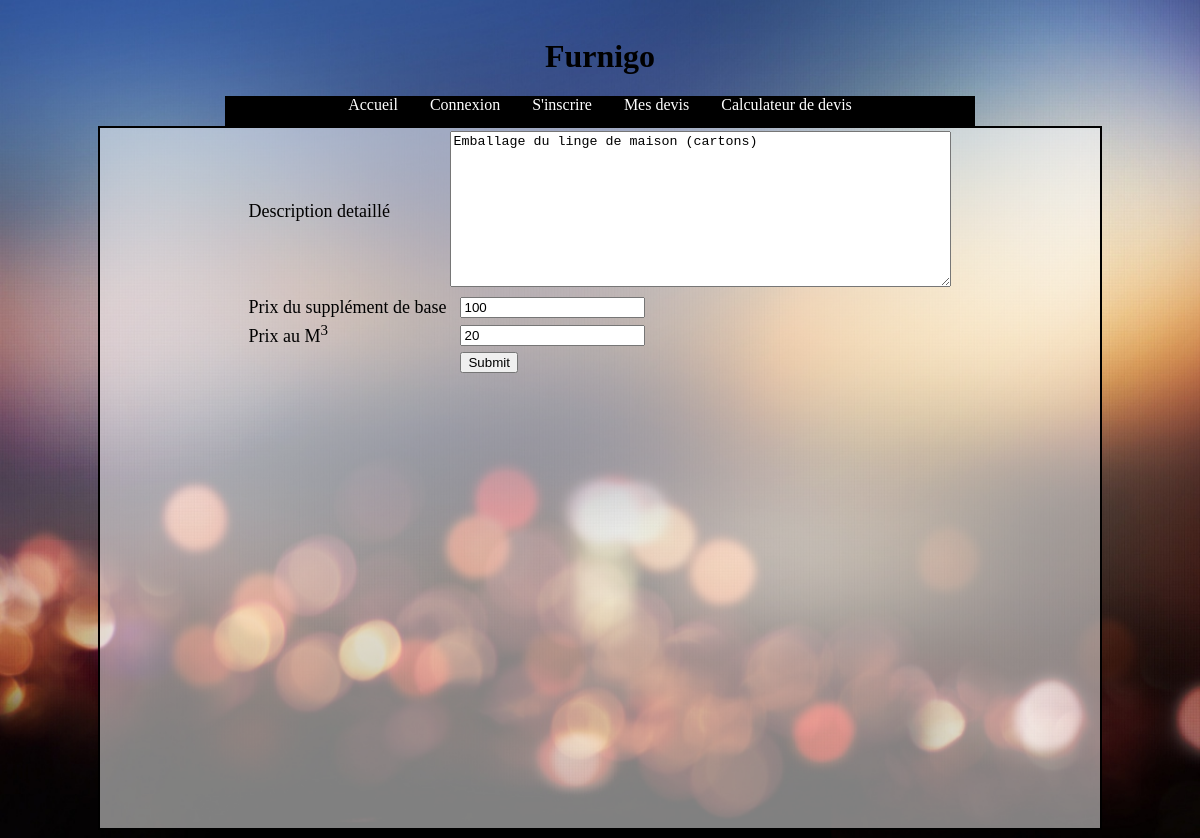
Page /Furnigo/modifieroption.php?id=2 on the earlier database version.
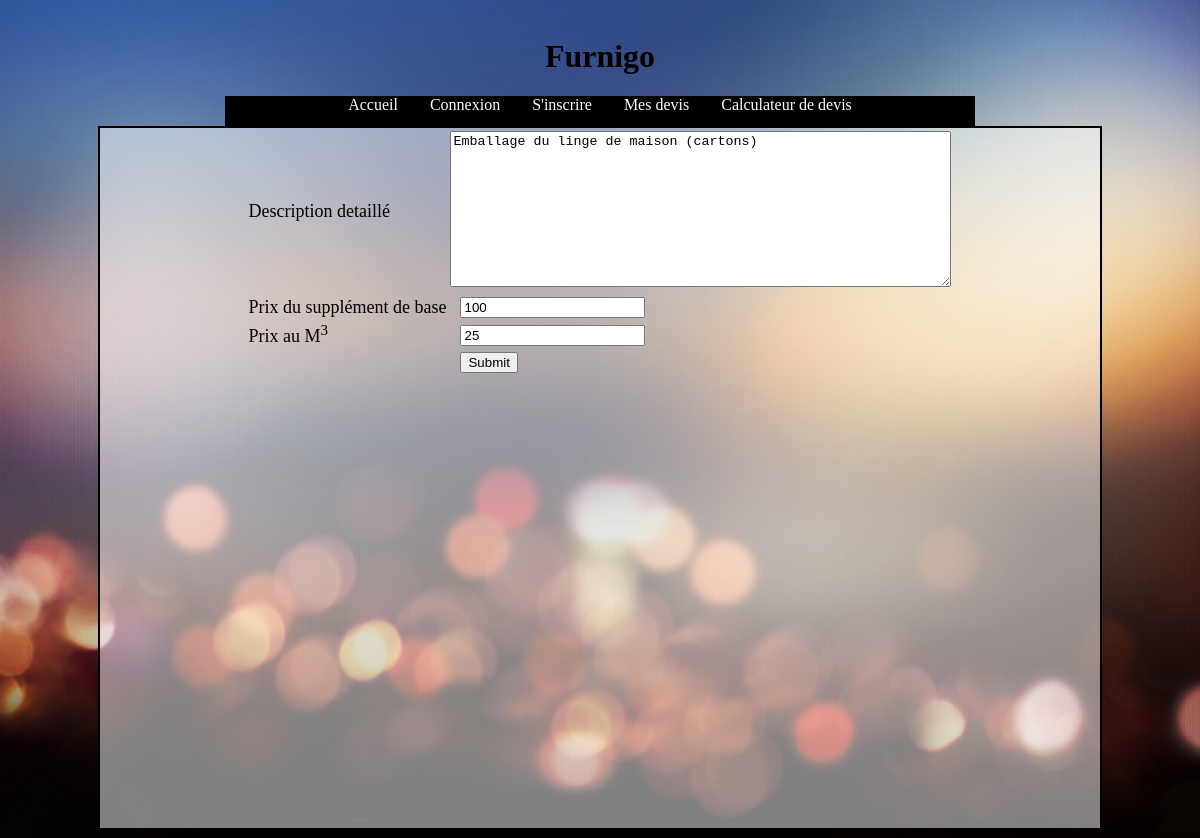
Same page on the later database version.
### tables this page shows
CREATE TABLE IF NOT EXISTS `t_options` (
  `idOption` int(11) NOT NULL AUTO_INCREMENT,
  `DescriptionDetaillee` text NOT NULL,
  `PrixSupplementDeBase` float NOT NULL,
  `PrixAuM3` float NOT NULL,
  PRIMARY KEY (`idOption`)
);

### Furnigo/quotation.php (called while the page is built, shortened)
<?php
function GetOptionById($idOption) {
    $db = connectdb();
    $sql = $db->prepare("SELECT * FROM t_options WHERE idOption = :idOption");
    $sql->bindParam(":idOption", $idOption, PDO::PARAM_INT);
    if ($sql->execute()) {
        return $sql->fetchAll(PDO::FETCH_ASSOC);
    } else {
        return false;
    }
}

### Furnigo/modifieroption.php (the view, shortened to what this page needs)
<?php
require_once 'quotation.php';
$option = GetOptionById($_GET['id']);
?>
<!DOCTYPE html>
<html>
    <head>
        <link rel="stylesheet" type="text/css" href="css/style.css">
    </head>
    <body>
    <center>
        <div id="title"><h1>Furnigo</h1></div>
        <nav>
            <ul>
                <li><a href="index.php">Accueil</a></li>
                <li><a href="connexion.php">Connexion</a></li>
                <li><a href="inscription.php">S'inscrire</a></li>
                <li><a href="devis.php">Mes devis</a></li>
                <li><a href="calculateur.php">Calculateur de devis</a></li>
            </ul>
        </nav>
        <div id="content">
            <table>
                <form action="modOption.php" method="post">
                    <tr>
                        <td><label for="DescriptionDetaillee">Description detaillé</label></td>
                        <td><textarea rows="10" cols="60" name="Desc" placeholder="Description de l'option"><?php echo $option[0]['DescriptionDetaillee'] ?></textarea></td>
                    </tr>
                    <tr>
                        <td><label for="supp">Prix du supplément de base</label></td>
                        <td><input type="number" name="supp" min="0" value="<?php echo $option[0]['PrixSupplementDeBase'] ?>"></td>
                    </tr>
                    <tr>
                        <td><label for="pm3">Prix au M<sup>3</sup></label></td>
                        <td><input type="number" name="pm3" min="0" value="<?php echo $option[0]['PrixAuM3'] ?>"></td>
                    </tr>
                    <tr>
                        <td><input type="hidden" name="idOption" value="<?php echo $option[0]['idOption'] ?>"></td>
                        <td><input type="submit" name="send"></td>
                    </tr>
                </form>
            </table>
        </div>
    </center>
</body>
</html>

Differences in the rows shown:
changed t_options "Emballage du linge de maison (cartons)": pm3 "20" → "25"
